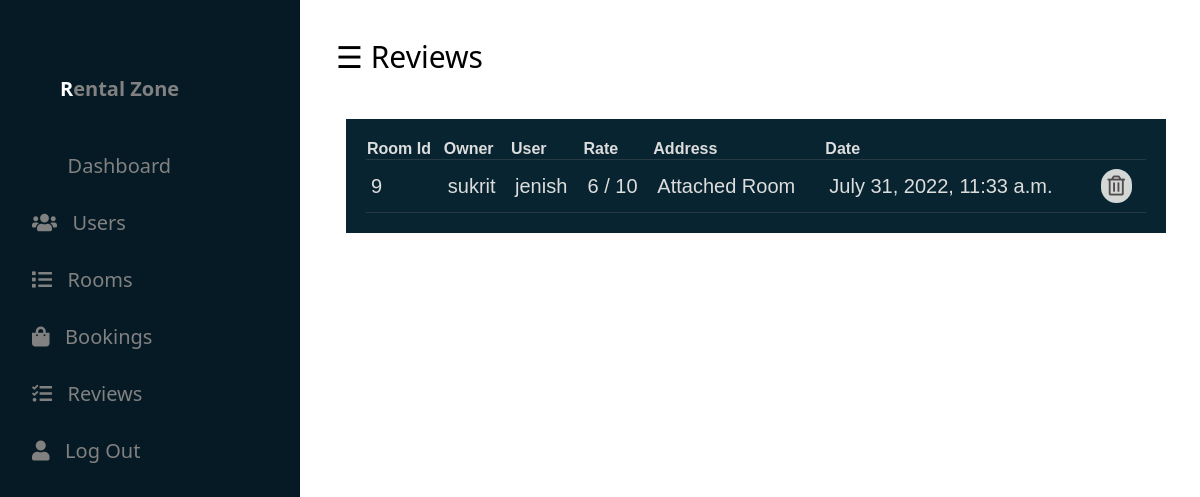
The app's page /accounts/dashReview/, older data.
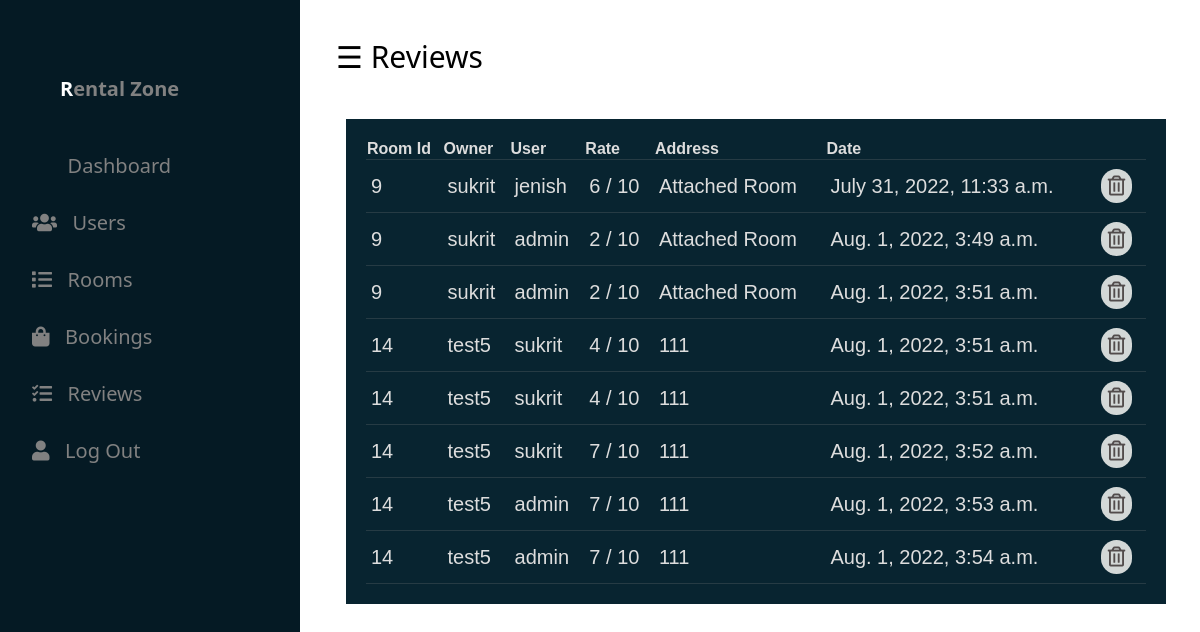
The same page, newer data.
### rooms/models.py (models this page shows, shortened)
class Review(models.Model):
    user = models.ForeignKey(CustomUser, on_delete=models.CASCADE)
    room = models.ForeignKey(Room, on_delete=models.CASCADE)
    date = models.DateTimeField(auto_now=True,null=True,blank=True)
    text = models.TextField(max_length=3000,blank=True,null=True)
    rate = models.PositiveSmallIntegerField(choices=RATE_CHOICES,null=True,blank=True)

class Room(models.Model):
   owner = models.ForeignKey(CustomUser,on_delete=models.CASCADE)
   number_of_room = models.PositiveIntegerField(default=0,null=True,blank=True)
   available_rooms = models.PositiveIntegerField(default=0,null=True,blank=True)
   room_price = models.PositiveIntegerField(default=0,null=True,blank=True)
   area_of_room = models.CharField(max_length=45,null=True,blank=True)
   floor = models.CharField(max_length=45,null=True,blank=True)
   parking = models.BooleanField(default=False,null=True,blank=True)
   address = models.CharField(max_length=100,null=True,blank=True)
   city = models.CharField(max_length=25,null=True,blank=True)
   state = models.CharField(max_length=25,null=True,blank=True)
   country = models.CharField(max_length=25,null=True,blank=True)
   image1 =  models.ImageField(upload_to='rooms/', null=True, blank=True )
   image2 = models.ImageField(upload_to='rooms/', null=True, blank=True)
   image3 = models.ImageField(upload_to='rooms/', null=True, blank=True)
   image4 = models.ImageField(upload_to='rooms/', null=True, blank=True)
   description = models.TextField(null=True, blank=True)
   map_link= models.TextField(null=True, blank=True)

### accounts/models.py (models this page shows)
class CustomUser(models.Model):
    user = models.OneToOneField(User, on_delete=models.CASCADE)
    phone = models.CharField(max_length=10,null=True,blank=True)
    user_type = models.CharField(max_length=15,null=True,blank=True)
    address =  models.CharField(max_length=30, null=True,blank=True)
    certificate = models.ImageField(upload_to='photos/',null=True, blank=True)
    def __str__(self):
        return self.user.username

### accounts/views.py (the view)
# urls.py: path('dashReview/',views.dashReview,name="dashReview"),
def dashReview(request):
    rooms = Room.objects.all()
    reviews = Review.objects.all()
    context = {'rooms':rooms,'reviews':reviews}
    return render(request,'dashboard/dashReview.html',context)

### templates/dashboard/dashReview.html (shortened to what this page needs)
{% extends './dashBase.html' %}
{% load static %}
{% block content %}
<div id="main">
	<div class="head">
		<div class="col-div-6">
<span style="font-size:30px;cursor:pointer; color: rgb(0, 0, 0);" class="nav"  >&#9776;  Reviews</span>
</div>
</div>
	<br/>
	<div class="col-div-8">
		<div class="box-8">
		<div class="content-box">
  <table class="appointments">
    <thead>
      <tr>
        <th scope="col">Room Id</th>
        <th scope="col">Owner</th>
        <th scope="col">User</th>
        <th scope="col">Rate</th>
        <th scope="col">Address</th>
        <th scope="col" colspan="2">Date</th>
        <th></th>
      </tr>
  </thead>
  <tbody>
    {% for review in reviews %}
    <tr>
      <td>{{review.room.id}} </td>
      <td>{{review.room.owner}}</td>
      <td>{{review.user}}</td>
      <td>{{review.rate}} / 10</td>
      <td>{{review.room.address}} </td>
      <td >{{review.date}} </td>
      <td><a href=" {% url 'deleteReview' review.id %} "> <i class="far fa-trash-alt"></i></a></td>
    </tr>
   {% endfor %}
  </tbody>
</table>
        </div>
        </div>
        </div>
        </div>
    </body>
    {% endblock content %}

Row changes from the older to the newer data that the page shows:
added Review: room.id "9", room.owner "sukrit", user "admin", rate "2", room.address "Attached Room", date "Aug. 1, 2022, 3:49 a.m."
added Review: room.id "9", room.owner "sukrit", user "admin", rate "2", room.address "Attached Room", date "Aug. 1, 2022, 3:51 a.m."
added Review: room.id "14", room.owner "test5", user "sukrit", rate "4", room.address "111", date "Aug. 1, 2022, 3:51 a.m."
added Review: room.id "14", room.owner "test5", user "sukrit", rate "4", room.address "111", date "Aug. 1, 2022, 3:51 a.m."
added Review: room.id "14", room.owner "test5", user "sukrit", rate "7", room.address "111", date "Aug. 1, 2022, 3:52 a.m."
added Review: room.id "14", room.owner "test5", user "admin", rate "7", room.address "111", date "Aug. 1, 2022, 3:53 a.m."
added Review: room.id "14", room.owner "test5", user "admin", rate "7", room.address "111", date "Aug. 1, 2022, 3:54 a.m."
